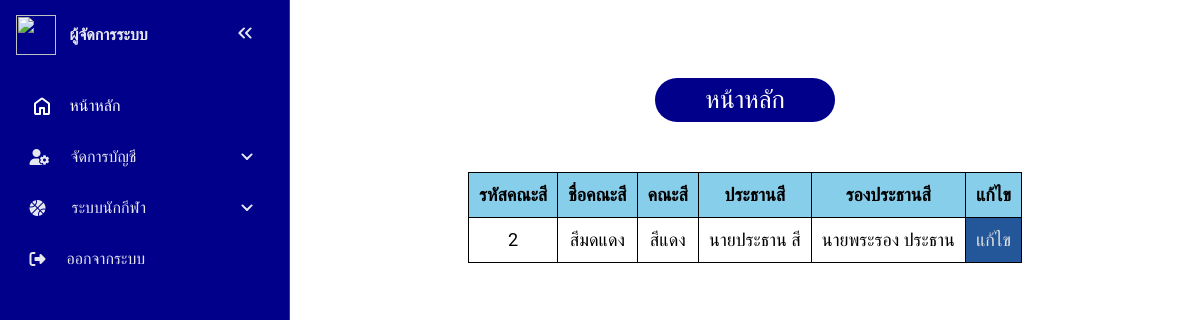
Before: /admin_sport.php?page=profile&sub_page=view (signed in) with the older database file.
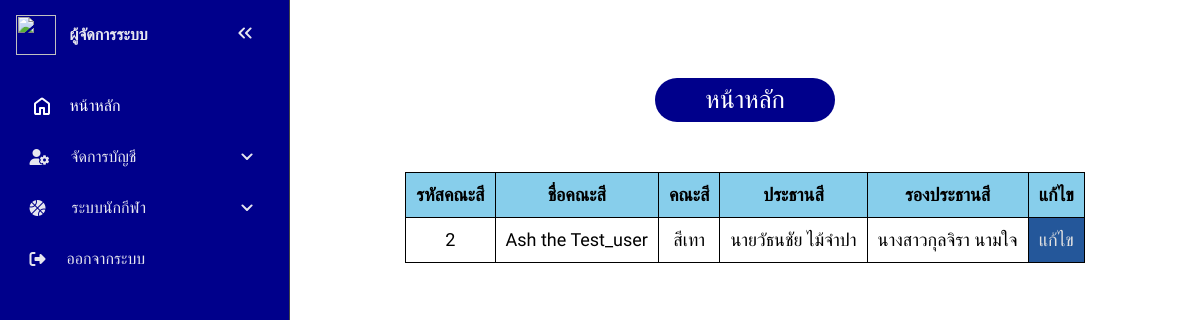
After: the same page with the newer database file.
### tables this page shows
CREATE TABLE `colors` (
  `color_id` int(2) NOT NULL,
  `color_name` varchar(128) NOT NULL,
  `color_color` varchar(32) NOT NULL,
  `color_president` varchar(32) NOT NULL,
  `color_vice-president` varchar(32) NOT NULL,
  `color_id_user` int(6) NOT NULL
);

### admin_sport/view/view_admin_sport.php (the view)
<body>
	<center>
	<table class="table_all">
		<tr>
			<th>รหัสคณะสี</th>
			<th>ชื่อคณะสี</th>
			<th>คณะสี</th>
			<th>ประธานสี</th>
			<th>รองประธานสี</th>
			<th>แก้ไข</th>
		</tr>
		<?php
			$user_id = $_SESSION['user_id'];
			$sql_view_admin_sport = "SELECT * FROM `colors` WHERE `color_id_user` = '$user_id'";
			$result_view_admin_sport = mysqli_query($conn, $sql_view_admin_sport);
			if (mysqli_num_rows($result_view_admin_sport) == 1) {
				while ($row_view_admin_sport = mysqli_fetch_assoc($result_view_admin_sport)) {
					echo "<tr>
							<td>".$_SESSION['user_id']."</td>
							<td>".$row_view_admin_sport['color_name']."</td>
							<td>".$row_view_admin_sport['color_color']."</td>
							<td>".$row_view_admin_sport['color_president']."</td>
							<td>".$row_view_admin_sport['color_vice-president']."</td>
							<td class=edit><a href=\"admin_sport.php?page=profile&sub_page=edit\">แก้ไข</a></td>
						</tr>";
				}
			}else{
				echo "something is wrong..";
			}
		 ?>
	</table>
	</center>
</body>
</html>

Changed rows visible on the page:
removed colors: color_name "สีมดแดง", color_color "สีแดง", color_president "นายประธาน สี", value "นายพระรอง ประธาน"
added colors: color_name "Ash the Test_user", color_color "สีเทา", color_president "นายวัธนชัย ไม้จำปา", value "นางสาวกุลจิรา นามใจ"
